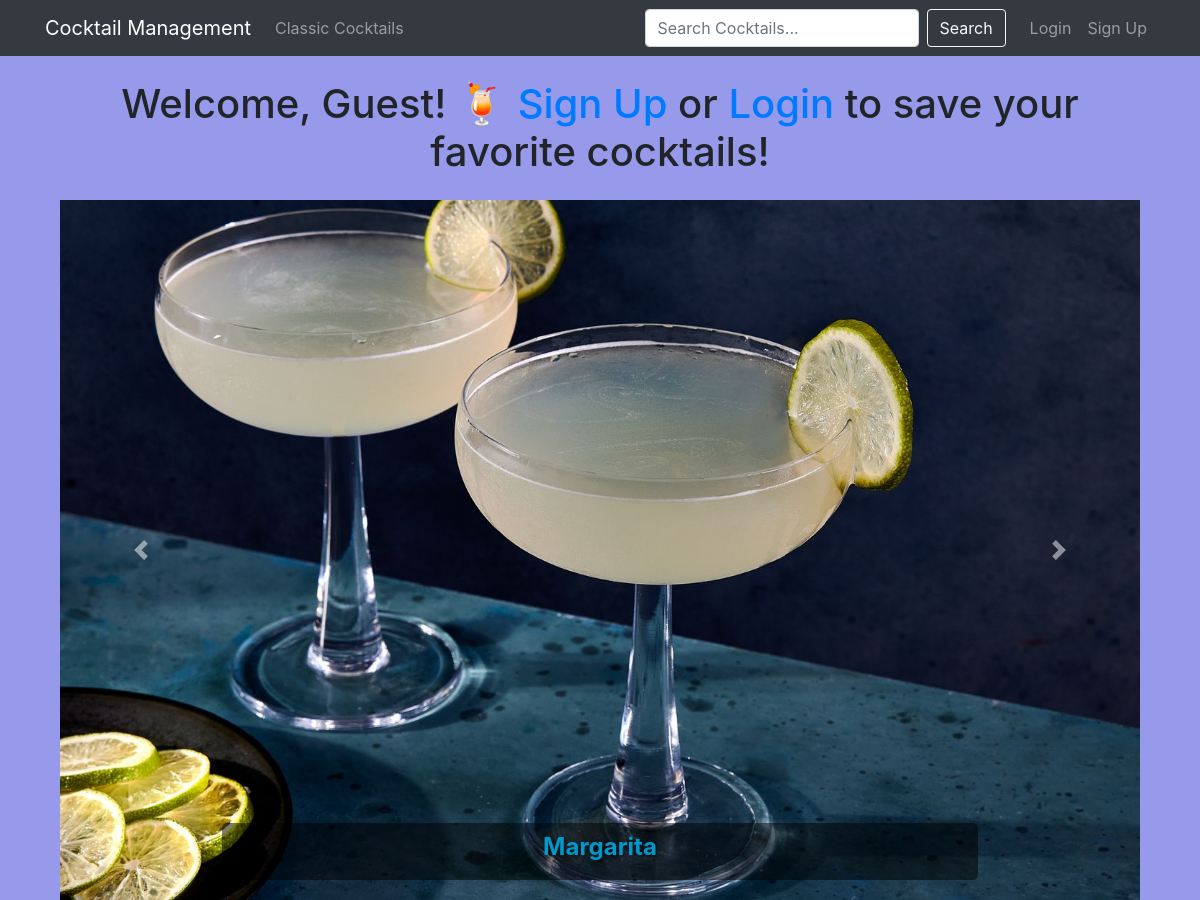
Page /cocktails/ on the committed database.
### cocktails/models.py (models this page shows, shortened)
class Cocktail(models.Model):
    name = models.CharField(max_length=100)
    original_cocktail = models.ForeignKey('self', null=True, blank=True, on_delete=models.SET_NULL)
    bartender = models.ForeignKey(User, on_delete=models.SET_NULL, null=True, blank=True)
    category = models.ForeignKey(CocktailCategory, on_delete=models.CASCADE)
    instructions = models.TextField()
    image = models.ImageField(upload_to='cocktails', blank=True, null=True)
    glass_type = models.CharField(max_length=100)
    ALCOHOLIC_STRENGTH = [
        ('None', 'None'),
        ('Light', 'Light'),
        ('Medium', 'Medium'),
        ('Strong', 'Strong'),
    ]
    alcoholic_strength = models.CharField(max_length=10, choices=ALCOHOLIC_STRENGTH, default='Medium')
    is_classic = models.BooleanField(default=False)

### cocktails/views.py (the view)
# urls.py: path('', views.index, name='index'),
def index(request):
    cocktails = Cocktail.objects.exclude(image="")
    context = {
        "cocktails": cocktails,
    }
    return render(request, "index.html", context)

### cocktails/templates/index.html (shortened to what this page needs)
{% extends 'base.html' %}
{% block content %}
<div class="container mt-4">
    <h1 class="text-center">
        {% if user.is_authenticated %}
            {% if user.groups.all|length > 0 %}
                {% for group in user.groups.all %}
                    {% if group.name == "bartender" %}
                        Hello Bartender {{ user.username }}! 🍸
                    {% elif group.name == "user" %}
                        Welcome, {{ user.username }}! Explore amazing cocktails 🍹
                    {% endif %}
                {% endfor %}
            {% else %}
                Welcome, {{ user.username }}! 🎉
            {% endif %}
        {% else %}
            Welcome, Guest! 🍹 <a href="{% url 'register' %}?next={{ request.path }}">Sign Up</a>
            or
            <a href="{% url 'login' %}?next={{ request.path }}">Login</a>
            to save your favorite cocktails!
        {% endif %}
    </h1>
    {% if cocktails %}
    <div id="cocktailCarousel" class="carousel slide mt-4" data-ride="carousel">
        <div class="carousel-inner">
            {% for cocktail in cocktails %}
                <div class="carousel-item {% if forloop.first %}active{% endif %}">
                    <img src="{{ cocktail.image.url }}" class="d-block w-100 carousel-img" alt="{{ cocktail.name }}">
                    <div class="carousel-caption d-none d-md-block" style="background: rgba(0, 0, 0, 0.5); padding: 10px; border-radius: 5px;">
                        <h5>{{ cocktail.name }}</h5>
                    </div>
                </div>
            {% endfor %}
        </div>
        <a class="carousel-control-prev" href="#cocktailCarousel" role="button" data-slide="prev">
            <span class="carousel-control-prev-icon" aria-hidden="true"></span>
        </a>
        <a class="carousel-control-next" href="#cocktailCarousel" role="button" data-slide="next">
            <span class="carousel-control-next-icon" aria-hidden="true"></span>
        </a>
    </div>
{% else %}
    <p class="text-center mt-4">No cocktails available at the moment. Check back later!</p>
{% endif %}
</div>
{% endblock %}

### cocktails/static/css/style.css (style rules this page uses)
body { background-color: #9799EA; }
.carousel-item img { width: 100%; height: 700px; object-fit: cover; }
.carousel-caption h5 { color: #0099CC !important; text-shadow: 2px 2px 4px rgba(0, 0, 0, 0.7); font-weight: bold; font-size: 1.5rem; }

### rows in the picture
Cocktail: image (picture), name "Margarita"
